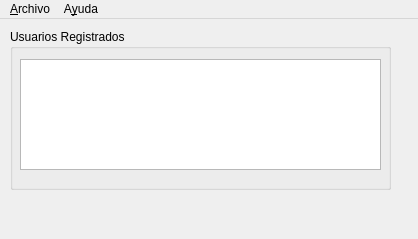
<?xml version="1.0" encoding="UTF-8"?>
<ui version="4.0">
 <class>MainWindow</class>
 <widget class="QMainWindow" name="MainWindow">
  <property name="geometry">
   <rect>
    <x>0</x>
    <y>0</y>
    <width>418</width>
    <height>239</height>
   </rect>
  </property>
  <property name="windowTitle">
   <string>Usuarios</string>
  </property>
  <widget class="QWidget" name="centralwidget">
   <widget class="QGroupBox" name="groupBox">
    <property name="geometry">
     <rect>
      <x>10</x>
      <y>10</y>
      <width>381</width>
      <height>161</height>
     </rect>
    </property>
    <property name="title">
     <string>Usuarios Registrados</string>
    </property>
    <widget class="QTableWidget" name="tablaUsuarios">
     <property name="geometry">
      <rect>
       <x>10</x>
       <y>30</y>
       <width>361</width>
       <height>111</height>
      </rect>
     </property>
    </widget>
   </widget>
  </widget>
  <widget class="QMenuBar" name="menubar">
   <property name="geometry">
    <rect>
     <x>0</x>
     <y>0</y>
     <width>418</width>
     <height>33</height>
    </rect>
   </property>
   <widget class="QMenu" name="menuArchivo">
    <property name="title">
     <string>&amp;Archivo</string>
    </property>
    <addaction name="actionRegistrar_usuario"/>
    <addaction name="separator"/>
    <addaction name="actionSalir"/>
   </widget>
   <widget class="QMenu" name="menuAyuda">
    <property name="title">
     <string>A&amp;yuda</string>
    </property>
    <widget class="QMenu" name="menuMas">
     <property name="title">
      <string>Mas</string>
     </property>
     <addaction name="actionOnline"/>
    </widget>
    <addaction name="menuMas"/>
   </widget>
   <addaction name="menuArchivo"/>
   <addaction name="menuAyuda"/>
  </widget>
  <action name="actionRegistrar_usuario">
   <property name="text">
    <string>&amp;Registrar usuario</string>
   </property>
   <property name="shortcut">
    <string>Ctrl+R</string>
   </property>
  </action>
  <action name="actionSalir">
   <property name="text">
    <string>&amp;Salir</string>
   </property>
   <property name="shortcut">
    <string>Ctrl+S</string>
   </property>
  </action>
  <action name="actionOnline">
   <property name="text">
    <string>Online</string>
   </property>
  </action>
 </widget>
 <resources/>
 <connections/>
</ui>
